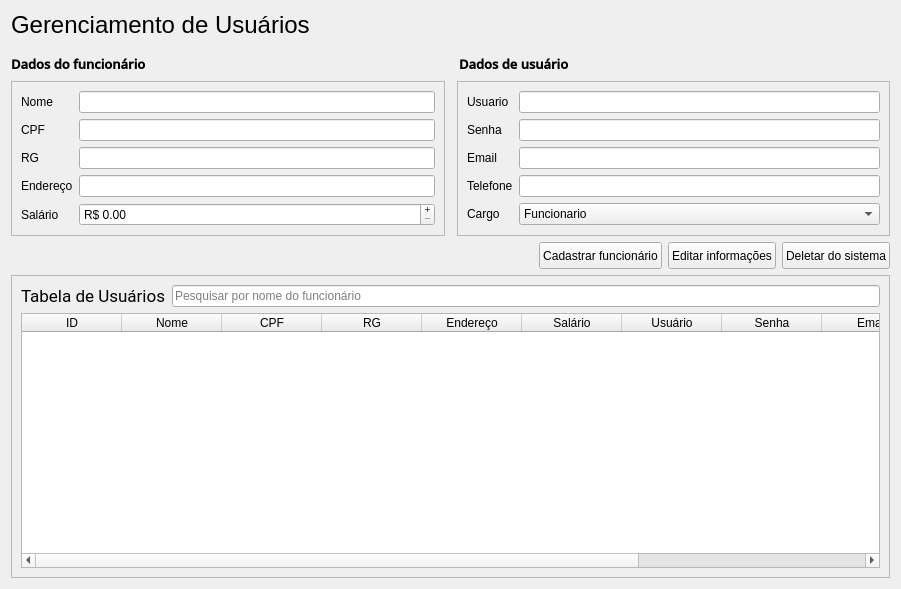
<?xml version="1.0" encoding="UTF-8"?>
<ui version="4.0">
 <class>Form</class>
 <widget class="QWidget" name="Form">
  <property name="geometry">
   <rect>
    <x>0</x>
    <y>0</y>
    <width>901</width>
    <height>589</height>
   </rect>
  </property>
  <property name="font">
   <font>
    <pointsize>9</pointsize>
   </font>
  </property>
  <property name="windowTitle">
   <string>Form</string>
  </property>
  <layout class="QVBoxLayout" name="verticalLayout_3">
   <item>
    <widget class="QLabel" name="title">
     <property name="font">
      <font>
       <family>MS Shell Dlg 2</family>
       <pointsize>18</pointsize>
       <weight>50</weight>
       <bold>false</bold>
      </font>
     </property>
     <property name="text">
      <string>Gerenciamento de Usuários</string>
     </property>
    </widget>
   </item>
   <item>
    <spacer name="verticalSpacer">
     <property name="orientation">
      <enum>Qt::Vertical</enum>
     </property>
     <property name="sizeType">
      <enum>QSizePolicy::Preferred</enum>
     </property>
     <property name="sizeHint" stdset="0">
      <size>
       <width>20</width>
       <height>10</height>
      </size>
     </property>
    </spacer>
   </item>
   <item>
    <layout class="QVBoxLayout" name="verticalLayout">
     <item>
      <layout class="QHBoxLayout" name="data_tittles">
       <item>
        <widget class="QLabel" name="employeeData_label">
         <property name="font">
          <font>
           <family>Open Sans SemiBold</family>
           <pointsize>10</pointsize>
           <weight>75</weight>
           <bold>true</bold>
          </font>
         </property>
         <property name="text">
          <string>Dados do funcionário</string>
         </property>
         <property name="alignment">
          <set>Qt::AlignLeading|Qt::AlignLeft|Qt::AlignTop</set>
         </property>
        </widget>
       </item>
       <item>
        <spacer name="horizontalSpacer_3">
         <property name="orientation">
          <enum>Qt::Horizontal</enum>
         </property>
         <property name="sizeType">
          <enum>QSizePolicy::Preferred</enum>
         </property>
         <property name="sizeHint" stdset="0">
          <size>
           <width>11</width>
           <height>20</height>
          </size>
         </property>
        </spacer>
       </item>
       <item>
        <widget class="QLabel" name="userData_label">
         <property name="font">
          <font>
           <family>Open Sans SemiBold</family>
           <pointsize>10</pointsize>
           <weight>75</weight>
           <bold>true</bold>
          </font>
         </property>
         <property name="text">
          <string>Dados de usuário</string>
         </property>
         <property name="alignment">
          <set>Qt::AlignLeading|Qt::AlignLeft|Qt::AlignTop</set>
         </property>
        </widget>
       </item>
      </layout>
     </item>
     <item>
      <layout class="QHBoxLayout" name="input_data">
       <item>
        <widget class="QFrame" name="employee_data">
         <property name="frameShape">
          <enum>QFrame::StyledPanel</enum>
         </property>
         <layout class="QFormLayout" name="formLayout">
          <item row="0" column="0">
           <widget class="QLabel" name="nameLabel">
            <property name="text">
             <string>Nome</string>
            </property>
           </widget>
          </item>
          <item row="0" column="1">
           <widget class="QLineEdit" name="name"/>
          </item>
          <item row="1" column="0">
           <widget class="QLabel" name="cpfLabel">
            <property name="text">
             <string>CPF</string>
            </property>
           </widget>
          </item>
          <item row="1" column="1">
           <widget class="QLineEdit" name="cpf">
            <property name="maxLength">
             <number>11</number>
            </property>
           </widget>
          </item>
          <item row="2" column="0">
           <widget class="QLabel" name="rgLabel">
            <property name="text">
             <string>RG</string>
            </property>
           </widget>
          </item>
          <item row="2" column="1">
           <widget class="QLineEdit" name="rg">
            <property name="inputMask">
             <string/>
            </property>
            <property name="text">
             <string/>
            </property>
            <property name="maxLength">
             <number>9</number>
            </property>
            <property name="cursorPosition">
             <number>0</number>
            </property>
           </widget>
          </item>
          <item row="3" column="0">
           <widget class="QLabel" name="addressLabel">
            <property name="text">
             <string>Endereço</string>
            </property>
           </widget>
          </item>
          <item row="3" column="1">
           <widget class="QLineEdit" name="address"/>
          </item>
          <item row="4" column="0">
           <widget class="QLabel" name="salaryLabel">
            <property name="text">
             <string>Salário</string>
            </property>
           </widget>
          </item>
          <item row="4" column="1">
           <widget class="QDoubleSpinBox" name="salary">
            <property name="buttonSymbols">
             <enum>QAbstractSpinBox::PlusMinus</enum>
            </property>
            <property name="specialValueText">
             <string/>
            </property>
            <property name="prefix">
             <string>R$ </string>
            </property>
            <property name="maximum">
             <double>100000000000000005366162204393472.000000000000000</double>
            </property>
            <property name="value">
             <double>0.000000000000000</double>
            </property>
           </widget>
          </item>
         </layout>
        </widget>
       </item>
       <item>
        <spacer name="horizontalSpacer">
         <property name="orientation">
          <enum>Qt::Horizontal</enum>
         </property>
         <property name="sizeType">
          <enum>QSizePolicy::Preferred</enum>
         </property>
         <property name="sizeHint" stdset="0">
          <size>
           <width>6</width>
           <height>20</height>
          </size>
         </property>
        </spacer>
       </item>
       <item>
        <widget class="QFrame" name="user_data">
         <property name="frameShape">
          <enum>QFrame::StyledPanel</enum>
         </property>
         <layout class="QFormLayout" name="formLayout_2">
          <item row="0" column="0">
           <widget class="QLabel" name="userLabel">
            <property name="text">
             <string>Usuario</string>
            </property>
           </widget>
          </item>
          <item row="0" column="1">
           <widget class="QLineEdit" name="user"/>
          </item>
          <item row="1" column="0">
           <widget class="QLabel" name="passwordLabel">
            <property name="text">
             <string>Senha</string>
            </property>
           </widget>
          </item>
          <item row="1" column="1">
           <widget class="QLineEdit" name="password"/>
          </item>
          <item row="2" column="0">
           <widget class="QLabel" name="emailLabel">
            <property name="text">
             <string>Email</string>
            </property>
           </widget>
          </item>
          <item row="2" column="1">
           <widget class="QLineEdit" name="email"/>
          </item>
          <item row="3" column="0">
           <widget class="QLabel" name="phoneLabel">
            <property name="text">
             <string>Telefone</string>
            </property>
           </widget>
          </item>
          <item row="3" column="1">
           <widget class="QLineEdit" name="phone">
            <property name="inputMask">
             <string/>
            </property>
            <property name="maxLength">
             <number>11</number>
            </property>
            <property name="echoMode">
             <enum>QLineEdit::Normal</enum>
            </property>
            <property name="cursorPosition">
             <number>0</number>
            </property>
           </widget>
          </item>
          <item row="4" column="1">
           <widget class="QComboBox" name="userType">
            <item>
             <property name="text">
              <string>Funcionario</string>
             </property>
            </item>
            <item>
             <property name="text">
              <string>Gerente</string>
             </property>
            </item>
           </widget>
          </item>
          <item row="4" column="0">
           <widget class="QLabel" name="label_3">
            <property name="text">
             <string>Cargo</string>
            </property>
           </widget>
          </item>
         </layout>
        </widget>
       </item>
      </layout>
     </item>
    </layout>
   </item>
   <item>
    <widget class="QFrame" name="frame_buttons">
     <layout class="QHBoxLayout" name="horizontalLayout_2">
      <property name="leftMargin">
       <number>0</number>
      </property>
      <property name="topMargin">
       <number>0</number>
      </property>
      <property name="rightMargin">
       <number>0</number>
      </property>
      <property name="bottomMargin">
       <number>0</number>
      </property>
      <item>
       <spacer name="horizontalSpacer_2">
        <property name="orientation">
         <enum>Qt::Horizontal</enum>
        </property>
        <property name="sizeHint" stdset="0">
         <size>
          <width>40</width>
          <height>20</height>
         </size>
        </property>
       </spacer>
      </item>
      <item>
       <widget class="QPushButton" name="Btn_add">
        <property name="minimumSize">
         <size>
          <width>0</width>
          <height>27</height>
         </size>
        </property>
        <property name="text">
         <string>Cadastrar funcionário</string>
        </property>
       </widget>
      </item>
      <item>
       <widget class="QPushButton" name="Btn_edit">
        <property name="minimumSize">
         <size>
          <width>0</width>
          <height>27</height>
         </size>
        </property>
        <property name="text">
         <string>Editar informações</string>
        </property>
       </widget>
      </item>
      <item>
       <widget class="QPushButton" name="Btn_delete">
        <property name="minimumSize">
         <size>
          <width>0</width>
          <height>27</height>
         </size>
        </property>
        <property name="text">
         <string>Deletar do sistema</string>
        </property>
       </widget>
      </item>
     </layout>
    </widget>
   </item>
   <item>
    <widget class="QFrame" name="frame_table">
     <property name="frameShape">
      <enum>QFrame::StyledPanel</enum>
     </property>
     <property name="frameShadow">
      <enum>QFrame::Raised</enum>
     </property>
     <layout class="QVBoxLayout" name="verticalLayout_2">
      <item>
       <widget class="QFrame" name="frame_search">
        <layout class="QHBoxLayout" name="horizontalLayout_4">
         <property name="leftMargin">
          <number>0</number>
         </property>
         <property name="topMargin">
          <number>0</number>
         </property>
         <property name="rightMargin">
          <number>0</number>
         </property>
         <property name="bottomMargin">
          <number>0</number>
         </property>
         <item>
          <widget class="QLabel" name="table_name">
           <property name="font">
            <font>
             <family>Roboto</family>
             <pointsize>13</pointsize>
            </font>
           </property>
           <property name="text">
            <string>Tabela de Usuários</string>
           </property>
          </widget>
         </item>
         <item>
          <widget class="QLineEdit" name="search">
           <property name="placeholderText">
            <string>Pesquisar por nome do funcionário</string>
           </property>
          </widget>
         </item>
        </layout>
       </widget>
      </item>
      <item>
       <widget class="QTableWidget" name="table">
        <property name="autoFillBackground">
         <bool>false</bool>
        </property>
        <property name="editTriggers">
         <set>QAbstractItemView::NoEditTriggers</set>
        </property>
        <property name="tabKeyNavigation">
         <bool>false</bool>
        </property>
        <property name="selectionMode">
         <enum>QAbstractItemView::SingleSelection</enum>
        </property>
        <property name="selectionBehavior">
         <enum>QAbstractItemView::SelectRows</enum>
        </property>
        <property name="gridStyle">
         <enum>Qt::DashLine</enum>
        </property>
        <column>
         <property name="text">
          <string>ID</string>
         </property>
        </column>
        <column>
         <property name="text">
          <string>Nome</string>
         </property>
        </column>
        <column>
         <property name="text">
          <string>CPF</string>
         </property>
        </column>
        <column>
         <property name="text">
          <string>RG</string>
         </property>
        </column>
        <column>
         <property name="text">
          <string>Endereço</string>
         </property>
        </column>
        <column>
         <property name="text">
          <string>Salário</string>
         </property>
        </column>
        <column>
         <property name="text">
          <string>Usuário</string>
         </property>
        </column>
        <column>
         <property name="text">
          <string>Senha</string>
         </property>
        </column>
        <column>
         <property name="text">
          <string>Email</string>
         </property>
        </column>
        <column>
         <property name="text">
          <string>Telefone</string>
         </property>
        </column>
        <column>
         <property name="text">
          <string>Tipo de usuário</string>
         </property>
        </column>
       </widget>
      </item>
     </layout>
    </widget>
   </item>
  </layout>
 </widget>
 <resources/>
 <connections/>
</ui>
